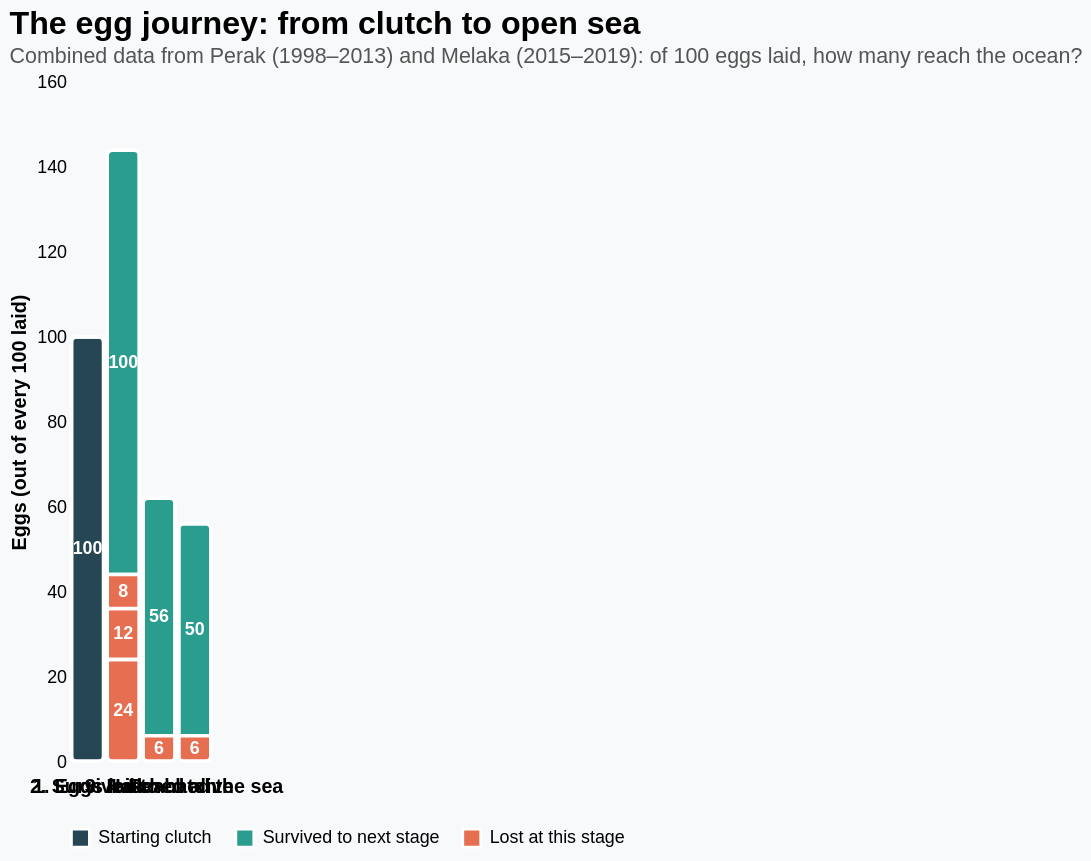

Express this chart as Vega-Lite.
### Vega-Lite specification from a JSON file in a GitHub repository (floating-point values rounded to 4 significant figures)
{"$schema": "https://vega.github.io/schema/vega-lite/v5.json", "title": {"text": "The egg journey: from clutch to open sea", "subtitle": "Combined data from Perak (1998–2013) and Melaka (2015–2019): of 100 eggs laid, how many reach the ocean?", "fontSize": 18, "subtitleFontSize": 12, "anchor": "start", "subtitleColor": "#555"}, "width": "container", "height": 380, "background": "#f7f9fb", "config": {"view": {"stroke": null}, "axis": {"grid": false, "domain": false, "ticks": false}}, "data": {"values": [{"stage": "1. Eggs laid", "stage_order": 1, "value": 100, "outcome": "Total clutch", "colour": "neutral"}, {"stage": "2. Survived to hatch", "stage_order": 2, "value": 100, "outcome": "Survived to hatch", "colour": "good"}, {"stage": "2. Survived to hatch", "stage_order": 2, "value": 24, "outcome": "Poached (illegal collection)", "colour": "loss"}, {"stage": "2. Survived to hatch", "stage_order": 2, "value": 12, "outcome": "Predation (monitor lizards, ants)", "colour": "loss"}, {"stage": "2. Survived to hatch", "stage_order": 2, "value": 8, "outcome": "Tidal flooding & sand erosion", "colour": "loss"}, {"stage": "3. Hatched alive", "stage_order": 3, "value": 56, "outcome": "Hatched alive", "colour": "good"}, {"stage": "3. Hatched alive", "stage_order": 3, "value": 6, "outcome": "Died in nest (failed development)", "colour": "loss"}, {"stage": "4. Reached the sea", "stage_order": 4, "value": 50, "outcome": "Reached the sea", "colour": "good"}, {"stage": "4. Reached the sea", "stage_order": 4, "value": 6, "outcome": "Crab predation on the beach", "colour": "loss"}]}, "transform": [{"calculate": "datum.colour == 'good' ? 'Survived to next stage' : (datum.colour == 'loss' ? 'Lost at this stage' : 'Starting clutch')", "as": "category"}], "layer": [{"mark": {"type": "bar", "stroke": "white", "strokeWidth": 2, "cornerRadius": 3}, "encoding": {"x": {"field": "stage", "type": "nominal", "sort": {"field": "stage_order"}, "axis": {"title": null, "labelFontSize": 11, "labelFontWeight": "bold", "labelAngle": 0, "labelPadding": 8}}, "y": {"field": "value", "type": "quantitative", "stack": "zero", "axis": {"title": "Eggs (out of every 100 laid)", "titleFontSize": 11}}, "color": {"field": "category", "type": "nominal", "scale": {"domain": ["Starting clutch", "Survived to next stage", "Lost at this stage"], "range": ["#264653", "#2a9d8f", "#e76f51"]}, "legend": {"title": null, "orient": "bottom"}}, "order": {"field": "colour", "type": "nominal", "sort": "descending"}, "tooltip": [{"field": "stage", "title": "Stage"}, {"field": "outcome", "title": "Outcome"}, {"field": "value", "title": "Eggs (per 100)"}]}}, {"transform": [{"filter": "datum.value >= 5"}], "mark": {"type": "text", "fontSize": 10, "fontWeight": "bold", "color": "white"}, "encoding": {"x": {"field": "stage", "type": "nominal", "sort": {"field": "stage_order"}}, "y": {"field": "value", "type": "quantitative", "stack": "zero", "bandPosition": 0.5}, "text": {"field": "value", "format": ".0f"}, "order": {"field": "colour", "type": "nominal", "sort": "descending"}}}]}
